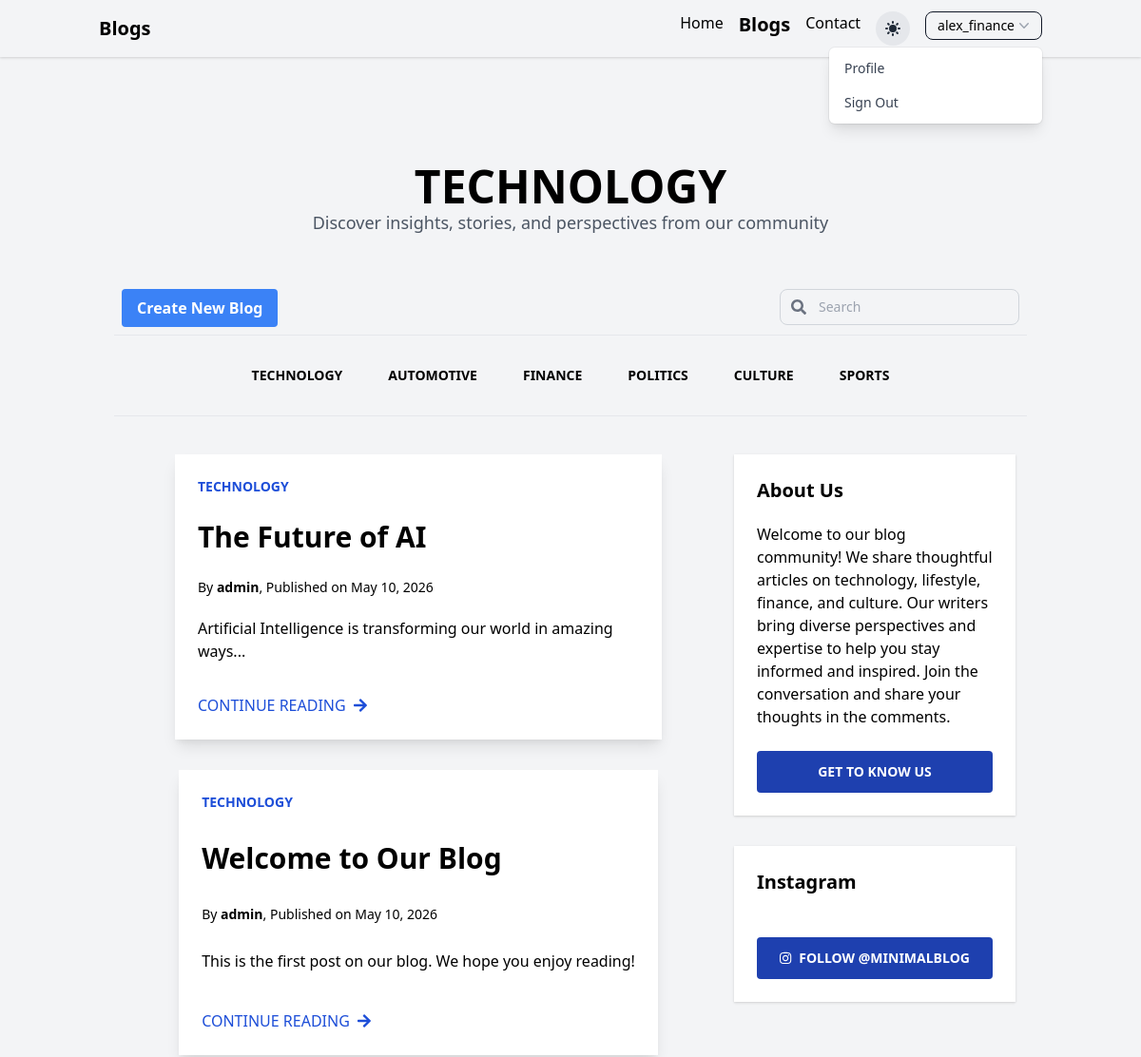
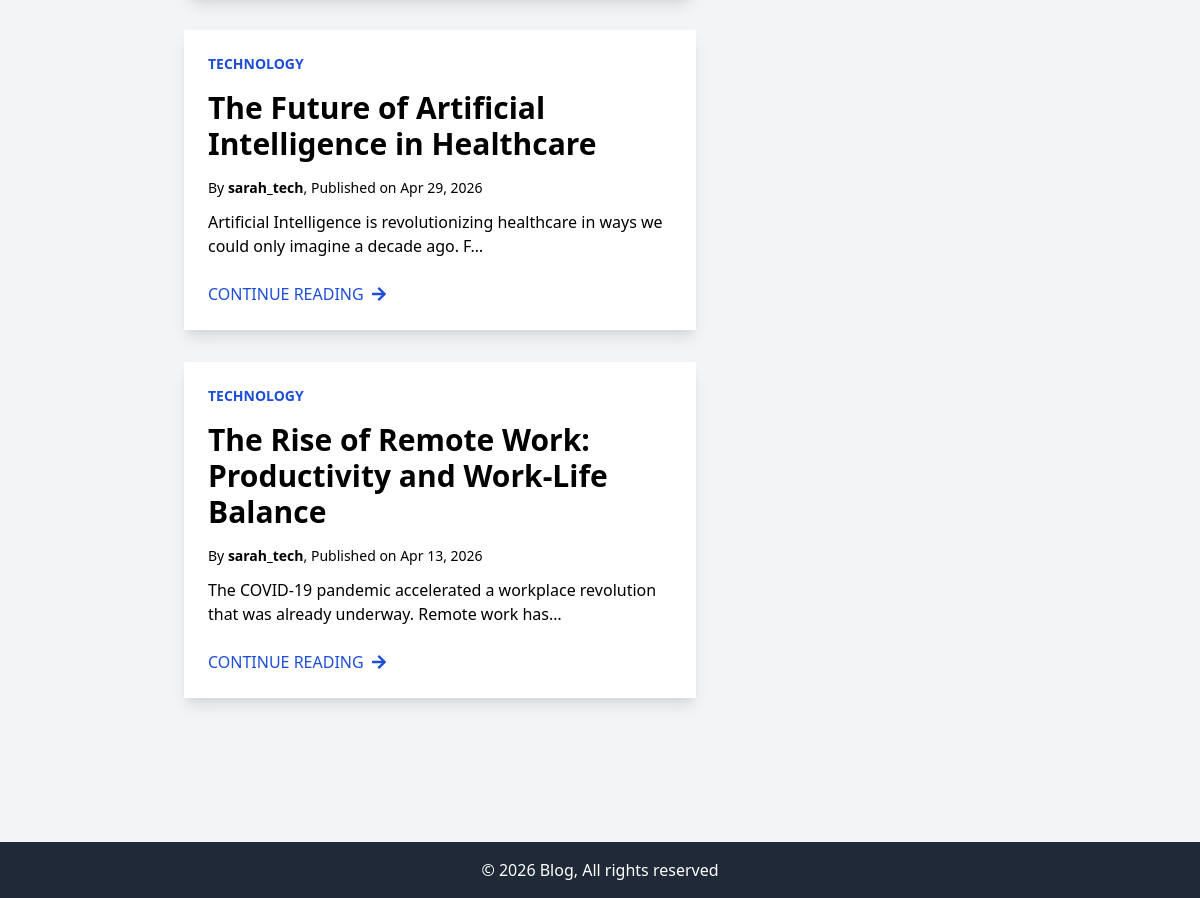
Screenshot of /blog/category/Technology/ (signed in) with the database file from the repository (2 pictures, top to bottom).
### blog/models.py (models this page shows, shortened)
class Post(models.Model):
    b_no = models.AutoField(primary_key=True)
    title = models.CharField(max_length=200)
    slug = models.SlugField(unique=True, blank=True)
    content = models.TextField()
    author = models.ForeignKey(User, on_delete=models.CASCADE)
    created_at = models.DateTimeField(auto_now_add=True)
    updated_at = models.DateTimeField(auto_now=True)
    category = models.CharField(max_length=50)

### blog/views.py (the view)
# urls.py: path('category/<str:category_name>/', views.category, name='category_posts'),
def category(request, category_name):
  if category_name:
    results = Post.objects.filter(category=category_name).order_by('-created_at')
  else:
    results = Post.objects.all().order_by('-created_at')
  paginator = Paginator(results, 6)
  page_number = request.GET.get('page')
  page_obj = paginator.get_page(page_number)
  contents = {'page_obj': page_obj, 'query': category_name}
  return render(request, 'blog/blogp.html', contents)

### templates/blog/blogp.html (shortened to what this page needs)
{% extends 'boilerplate.html'%}
{% block header_url %}{% url 'blog:blogindex' %}{% endblock %}
{% block header %}Blogs{% endblock %}
{% block blogactive %}font-bold text-xl{% endblock %}
{% block main %}
<div class="container mx-auto px-4 py-8">
    <header class="w-full container mx-auto">
        <div class="flex flex-col items-center py-12">
            <a class="font-bold text-light uppercase hover:text-gray-700 text-5xl" href="#">
                {{ query }}
            </a>
            <p class="text-lg text-gray-600">
                Discover insights, stories, and perspectives from our community
            </p>
        </div>
    </header>
    <div class='container flex item-center justify-between'>
        <div class='p-2 container flex item-center justify-start'>
            {% if user.is_authenticated %}
            <a href="{% url 'blog:blogpost' %}">
                <button class="bg-blue-500 hover:bg-blue-700                    text-white font-bold py-2 px-4 rounded                        focus:outline-none focus:shadow-outline">
                Create New Blog
                </button>
            </a>
            {% else %}
            <p class="text-gray-600">Login to create posts</p>
            {% endif %}
        </div>
        <form method="GET" action="{% url 'blog:search_posts' %}">
            <div class='p-2 container flex item-center justify-end'>
                <div class="relative flex items-center">
                    <div class="absolute inset-y-0 left-0 pl-3 flex items-center pointer-events-none">
                    </div>
                    <input
                        id="search"
                        name="search"
                        type="search"
                        placeholder="Search"
                        class="p-2 pl-10 text-sm text-gray-900 bg-gray-100 rounded-lg border border-gray-300 focus:outline-none focus:ring-2 focus:ring-blue-500 focus:border-blue-500"
                    >
                </div>
            </div>
        </form>
    </div>
    <nav class="dark:bg-gray-200 w-full py-4 border-t border-b" x-data="{ open: false }">
        <div :class="open ? 'block': 'hidden'" class="w-full flex-grow sm:flex sm:items-center sm:w-auto">
            <div class="w-full  container mx-auto flex flex-col sm:flex-row items-center justify-center text-sm font-bold uppercase mt-0 px-6 py-2">
                <a href="{% url 'blog:category_posts' category_name='Technology' %}" class="hover:bg-gray-400 rounded py-2 px-4 mx-2">Technology</a>
                <a href="{% url 'blog:category_posts' category_name='Automotive' %}" class="hover:bg-gray-400 rounded py-2 px-4 mx-2">Automotive</a>
                <a href="{% url 'blog:category_posts' category_name='Finance' %}" class="hover:bg-gray-400 rounded py-2 px-4 mx-2">Finance</a>
                <a href="{% url 'blog:category_posts' category_name='Politics' %}" class="hover:bg-gray-400 rounded py-2 px-4 mx-2">Politics</a>
                <a href="{% url 'blog:category_posts' category_name='Culture' %}" class="hover:bg-gray-400 rounded py-2 px-4 mx-2">Culture</a>
                <a href="{% url 'blog:category_posts' category_name='Sports' %}" class="hover:bg-gray-400 rounded py-2 px-4 mx-2">Sports</a>
            </div>
        </div>
    </nav>
    <div class="container mx-auto flex flex-wrap py-6">
        <section class="w-full md:w-2/3 flex flex-col items-center px-3">
            {% if page_obj %}
                {% for post in page_obj %}
                    <article class="flex flex-col shadow-lg my-4 bg-white dark:bg-gray-900 max-w-full lg:max-w-lg xl:max-w-xl mx-auto" style="min-height: 300px;">
                        <div class="flex flex-col justify-between p-6 h-full">
                            <a href="#" class="text-blue-700 text-sm font-bold uppercase pb-4">{{ post.category }}</a>
                            <a href="{% url 'blog:singleb_slug' post.slug %}" class="text-3xl font-bold hover:text-gray-700 pb-4">{{ post.title }}</a>
                            <p class="text-sm pb-3">
                                By <a href="#" class="font-semibold hover:text-gray-800">{{ post.author.username }}</a>, Published on {{ post.created_at|date:"M d, Y" }}
                            </p>
                            <p class="pb-6">{{ post.content|striptags|truncatechars:100 }}</p>
                            <a href="{% url 'blog:singleb_slug' post.slug %}" class="uppercase text-blue-700 hover:text-black flex items-center">
                                Continue Reading <i class="fas fa-arrow-right ml-2"></i>
                            </a>
                        </div>
                    </article>
                {% endfor %}
            {% else %}
                <h1>No posts found.</h1>
            {% endif %}
        </section>
        <aside class="w-full md:w-1/3 flex flex-col items-center px-3">
            <div class="w-full  bg-white dark:bg-gray-900 shadow flex flex-col my-4 p-6">
                <p class="text-xl font-semibold pb-5">About Us</p>
                <p class="pb-2">Welcome to our blog community! We share thoughtful articles on technology, lifestyle, finance, and culture. Our writers bring diverse perspectives and expertise to help you stay informed and inspired. Join the conversation and share your thoughts in the comments.</p>
                <a href="#" class="w-full bg-blue-800 text-white font-bold text-sm uppercase rounded hover:bg-blue-700 flex items-center justify-center px-2 py-3 mt-4">
                    Get to know us
                </a>
            </div>
            <div class="w-full bg-white dark:bg-gray-900 shadow flex flex-col my-4 p-6">
                <p class="text-xl font-semibold pb-5">Instagram</p>
                <a href="#" class="w-full bg-blue-800 text-white font-bold text-sm uppercase rounded hover:bg-blue-700 flex items-center justify-center px-2 py-3 mt-6">
                    <i class="fab fa-instagram mr-2"></i> Follow @minimalblog
                </a>
            </div>
        </aside>
    </div>
</div>
{% endblock %}

### templates/boilerplate.html (shortened to what this page needs)
<!DOCTYPE html>
<html lang="en" x-data="{ open: false }" x-init="() => { open = false; }">
<head>
    <link href="https://cdn.jsdelivr.net/npm/tailwindcss@2.2.19/dist/tailwind.min.css" rel="stylesheet">
</head>
<body class="bg-gray-100 dark:bg-gray-800 dark:text-white flex flex-col min-h-screen" style='cursor: default;'>
    <nav class="dark:bg-gray-900 dark:text-white shadow">
        <div class="container mx-auto px-4 py-3">
            <div class="flex justify-between items-center">
                <a href="{% block header_url %}{% endblock %}" class="text-xl font-bold dark:text-light">
                    {% block header %}{% endblock %}
                </a>
                <ul class="hidden lg:flex space-x-4">
                    <li>
                        <a href="{% url 'home:index' %}" class="hover:text-gray-600 dark:hover:text-gray-200 {% block homeactive %}{% endblock %}">Home</a>
                    </li>
                    <li>
                        <a href="{% url 'blog:blogindex' %}" class="hover:text-gray-600 dark:hover:text-gray-200 {% block blogactive %}{% endblock %}">Blogs</a>
                    </li>
                    <li>
                        <a href="{% url 'home:contact' %}" class="hover:text-gray-600 dark:hover:text-gray-200 {% block contactactive %}{% endblock %}">Contact</a>
                    </li>
                    <li>
                        <button id="theme-toggle" class="p-2 rounded-full bg-gray-200 dark:bg-gray-700 hover:bg-gray-300 dark:hover:bg-gray-600 transition-colors">
                        </button>
                    </li>
                    <li>
                        {% if user.is_authenticated %}
                        <div x-data="{ open: false }" class="relative inline-block text-left">
                            <div>
                                <button @click="open = !open" type="button" class="inline-flex dark:text-white bg-grey-200 hover:bg-gray-300 border border-gray-900 rounded-lg text-sm px-3 font-medium py-1 inline-block">
                                    {{ user.username }}
                                    <svg class="-mr-1 h-5 w-5 text-gray-400" viewBox="0 0 20 20" fill="currentColor" aria-hidden="true">
                                        <path fill-rule="evenodd" d="M5.23 7.21a.75.75 0 011.06.02L10 11.168l3.71-3.938a.75.75 0 111.08 1.04l-4.25 4.5a.75.75 0 01-1.08 0l-4.25-4.5a.75.75 0 01.02-1.06z" clip-rule="evenodd" />
                                    </svg>
                                </button>
                            </div>
                            <div x-show="open" @click.outside="open = false" class="absolute right-0 z-10 mt-2 w-56 origin-top-right rounded-md bg-white shadow-lg ring-1 ring-black ring-opacity-5 focus:outline-none" role="menu" aria-orientation="vertical" aria-labelledby="menu-button" tabindex="-1"
                                x-transition:enter="transition ease-out duration-100 transform"
                                x-transition:enter-start="opacity-0 scale-95"
                                x-transition:enter-end="opacity-100 scale-100"
                                x-transition:leave="transition ease-in duration-75 transform"
                                x-transition:leave-start="opacity-100 scale-100"
                                x-transition:leave-end="opacity-0 scale-95">
                                <div class="py-1" role="none">
                                    <a href="{% url 'home:profile' %}" class="block px-4 py-2 text-sm text-gray-700 hover:bg-gray-100 dark:text-gray-200 dark:hover:bg-gray-600" role="menuitem" tabindex="-1">Profile</a>
                                    <a href="{% url 'home:logout' %}" class="block px-4 py-2 text-sm text-gray-700 hover:bg-gray-100 dark:text-gray-200 dark:hover:bg-gray-600" role="menuitem" tabindex="-1">Sign Out</a>
                                </div>
                            </div>
                        </div>
                        {% else %}
                        <a href="{% url 'home:login' %}" class="text-white bg-blue-700 hover:bg-blue-800 rounded-lg text-sm px-3 font-medium py-1 inline-block">Sign In</a>
                        <a href="{% url 'home:signup' %}" class="text-white bg-blue-700 hover:bg-blue-800 rounded-lg text-sm px-3 font-medium py-1 inline-block">Sign Up</a>
                        {% endif %}
                    </li>
                </ul>
            </div>
        </div>
    </nav>
    <main class="flex-grow container mx-auto px-4 py-8">
        {% block main %}{% endblock %}
    </main>
    <footer class="bg-gray-800 text-white mt-10 py-4">
        <div class="container mx-auto text-center">
            <p>© {% now "Y" %} Blog, All rights reserved</p>
        </div>
    </footer>
</body>
</html>

### rows the page displays
Post: category "TECHNOLOGY", title "The Future of AI", author.username "admin", created_at "May 10, 2026", content "Artificial Intelligence is transforming our world in amazing ways..."
Post: category "TECHNOLOGY", title "Welcome to Our Blog", author.username "admin", created_at "May 10, 2026", content "This is the first post on our blog. We hope you enjoy reading!"
Post: category "TECHNOLOGY", title "The Future of Artificial Intelligence in Healthcare", author.username "sarah_tech", created_at "Apr 29, 2026", content "Artificial Intelligence is revolutionizing healthcare in ways we could only imagine a decade ago. F…"
Post: category "TECHNOLOGY", title "The Rise of Remote Work: Productivity and Work-Life Balance", author.username "sarah_tech", created_at "Apr 13, 2026", content "The COVID-19 pandemic accelerated a workplace revolution that was already underway. Remote work has…"

### other values shown
{{ user.username }} "alex_finance"
{{ query }} "TECHNOLOGY"
